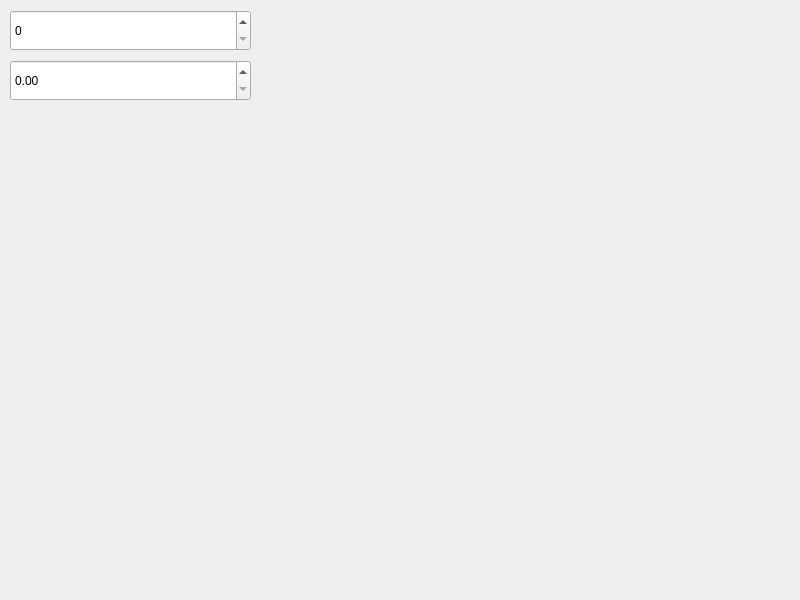
<?xml version="1.0" encoding="UTF-8"?>
<ui version="4.0">
 <class>frmYSpinBox</class>
 <widget class="QWidget" name="frmYSpinBox">
  <property name="geometry">
   <rect>
    <x>0</x>
    <y>0</y>
    <width>800</width>
    <height>600</height>
   </rect>
  </property>
  <property name="windowTitle">
   <string>Form</string>
  </property>
  <widget class="YSpinBox" name="spinBox">
   <property name="geometry">
    <rect>
     <x>10</x>
     <y>10</y>
     <width>241</width>
     <height>41</height>
    </rect>
   </property>
  </widget>
  <widget class="YDoubleSpinBox" name="doubleSpinBox">
   <property name="geometry">
    <rect>
     <x>10</x>
     <y>60</y>
     <width>241</width>
     <height>41</height>
    </rect>
   </property>
  </widget>
 </widget>
 <customwidgets>
  <customwidget>
   <class>YSpinBox</class>
   <extends>QSpinBox</extends>
   <header>yspinbox.h</header>
  </customwidget>
  <customwidget>
   <class>YDoubleSpinBox</class>
   <extends>QDoubleSpinBox</extends>
   <header>ydoublespinbox.h</header>
  </customwidget>
 </customwidgets>
 <resources/>
 <connections/>
</ui>
